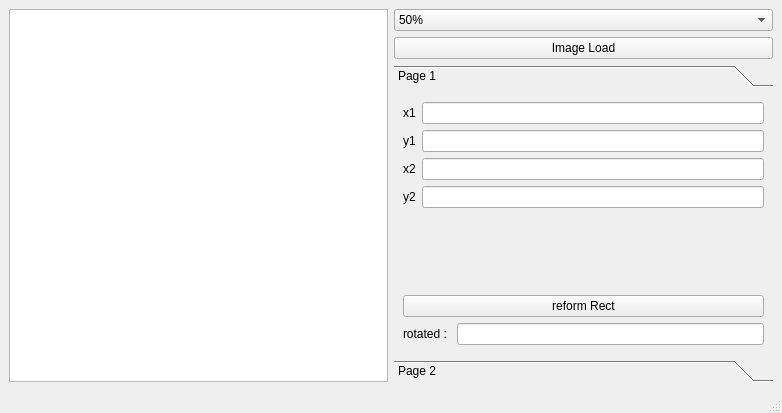
<?xml version="1.0" encoding="UTF-8"?>
<ui version="4.0">
 <class>MainWindow</class>
 <widget class="QMainWindow" name="MainWindow">
  <property name="geometry">
   <rect>
    <x>0</x>
    <y>0</y>
    <width>782</width>
    <height>413</height>
   </rect>
  </property>
  <property name="windowTitle">
   <string>MainWindow</string>
  </property>
  <widget class="QWidget" name="centralwidget">
   <layout class="QGridLayout" name="gridLayout">
    <item row="1" column="1">
     <widget class="QPushButton" name="loadButton">
      <property name="text">
       <string>Image Load</string>
      </property>
     </widget>
    </item>
    <item row="2" column="1">
     <widget class="QToolBox" name="toolBox">
      <property name="currentIndex">
       <number>0</number>
      </property>
      <widget class="QWidget" name="page">
       <property name="geometry">
        <rect>
         <x>0</x>
         <y>-11</y>
         <width>355</width>
         <height>218</height>
        </rect>
       </property>
       <attribute name="label">
        <string>Page 1</string>
       </attribute>
       <layout class="QGridLayout" name="gridLayout_2">
        <item row="2" column="0">
         <widget class="QLabel" name="label_5">
          <property name="text">
           <string>rotated : </string>
          </property>
         </widget>
        </item>
        <item row="0" column="0" colspan="2">
         <layout class="QFormLayout" name="formLayout_2">
          <item row="0" column="0">
           <widget class="QLabel" name="label">
            <property name="text">
             <string>x1</string>
            </property>
           </widget>
          </item>
          <item row="1" column="0">
           <widget class="QLabel" name="label_2">
            <property name="text">
             <string>y1</string>
            </property>
           </widget>
          </item>
          <item row="1" column="1">
           <widget class="QLineEdit" name="y1Edit"/>
          </item>
          <item row="2" column="0">
           <widget class="QLabel" name="label_3">
            <property name="text">
             <string>x2</string>
            </property>
           </widget>
          </item>
          <item row="2" column="1">
           <widget class="QLineEdit" name="x2Edit"/>
          </item>
          <item row="3" column="0">
           <widget class="QLabel" name="label_4">
            <property name="text">
             <string>y2</string>
            </property>
           </widget>
          </item>
          <item row="0" column="1">
           <widget class="QLineEdit" name="x1Edit"/>
          </item>
          <item row="3" column="1">
           <widget class="QLineEdit" name="y2Edit"/>
          </item>
         </layout>
        </item>
        <item row="2" column="1">
         <widget class="QLineEdit" name="rotateEdit"/>
        </item>
        <item row="1" column="0" colspan="2">
         <widget class="QPushButton" name="createButton">
          <property name="text">
           <string>reform Rect</string>
          </property>
         </widget>
        </item>
       </layout>
      </widget>
      <widget class="QWidget" name="page_2">
       <property name="geometry">
        <rect>
         <x>0</x>
         <y>0</y>
         <width>376</width>
         <height>201</height>
        </rect>
       </property>
       <attribute name="label">
        <string>Page 2</string>
       </attribute>
      </widget>
     </widget>
    </item>
    <item row="0" column="0" rowspan="3">
     <widget class="QGraphicsView" name="graphicsView"/>
    </item>
    <item row="0" column="1">
     <widget class="QComboBox" name="sceneScaleCombo">
      <item>
       <property name="text">
        <string>50%</string>
       </property>
      </item>
      <item>
       <property name="text">
        <string>75%</string>
       </property>
      </item>
      <item>
       <property name="text">
        <string>100%</string>
       </property>
      </item>
      <item>
       <property name="text">
        <string>125%</string>
       </property>
      </item>
      <item>
       <property name="text">
        <string>150%</string>
       </property>
      </item>
      <item>
       <property name="text">
        <string>200%</string>
       </property>
      </item>
     </widget>
    </item>
   </layout>
  </widget>
  <widget class="QMenuBar" name="menubar">
   <property name="geometry">
    <rect>
     <x>0</x>
     <y>0</y>
     <width>782</width>
     <height>26</height>
    </rect>
   </property>
  </widget>
  <widget class="QStatusBar" name="statusbar"/>
 </widget>
 <resources/>
 <connections/>
</ui>
